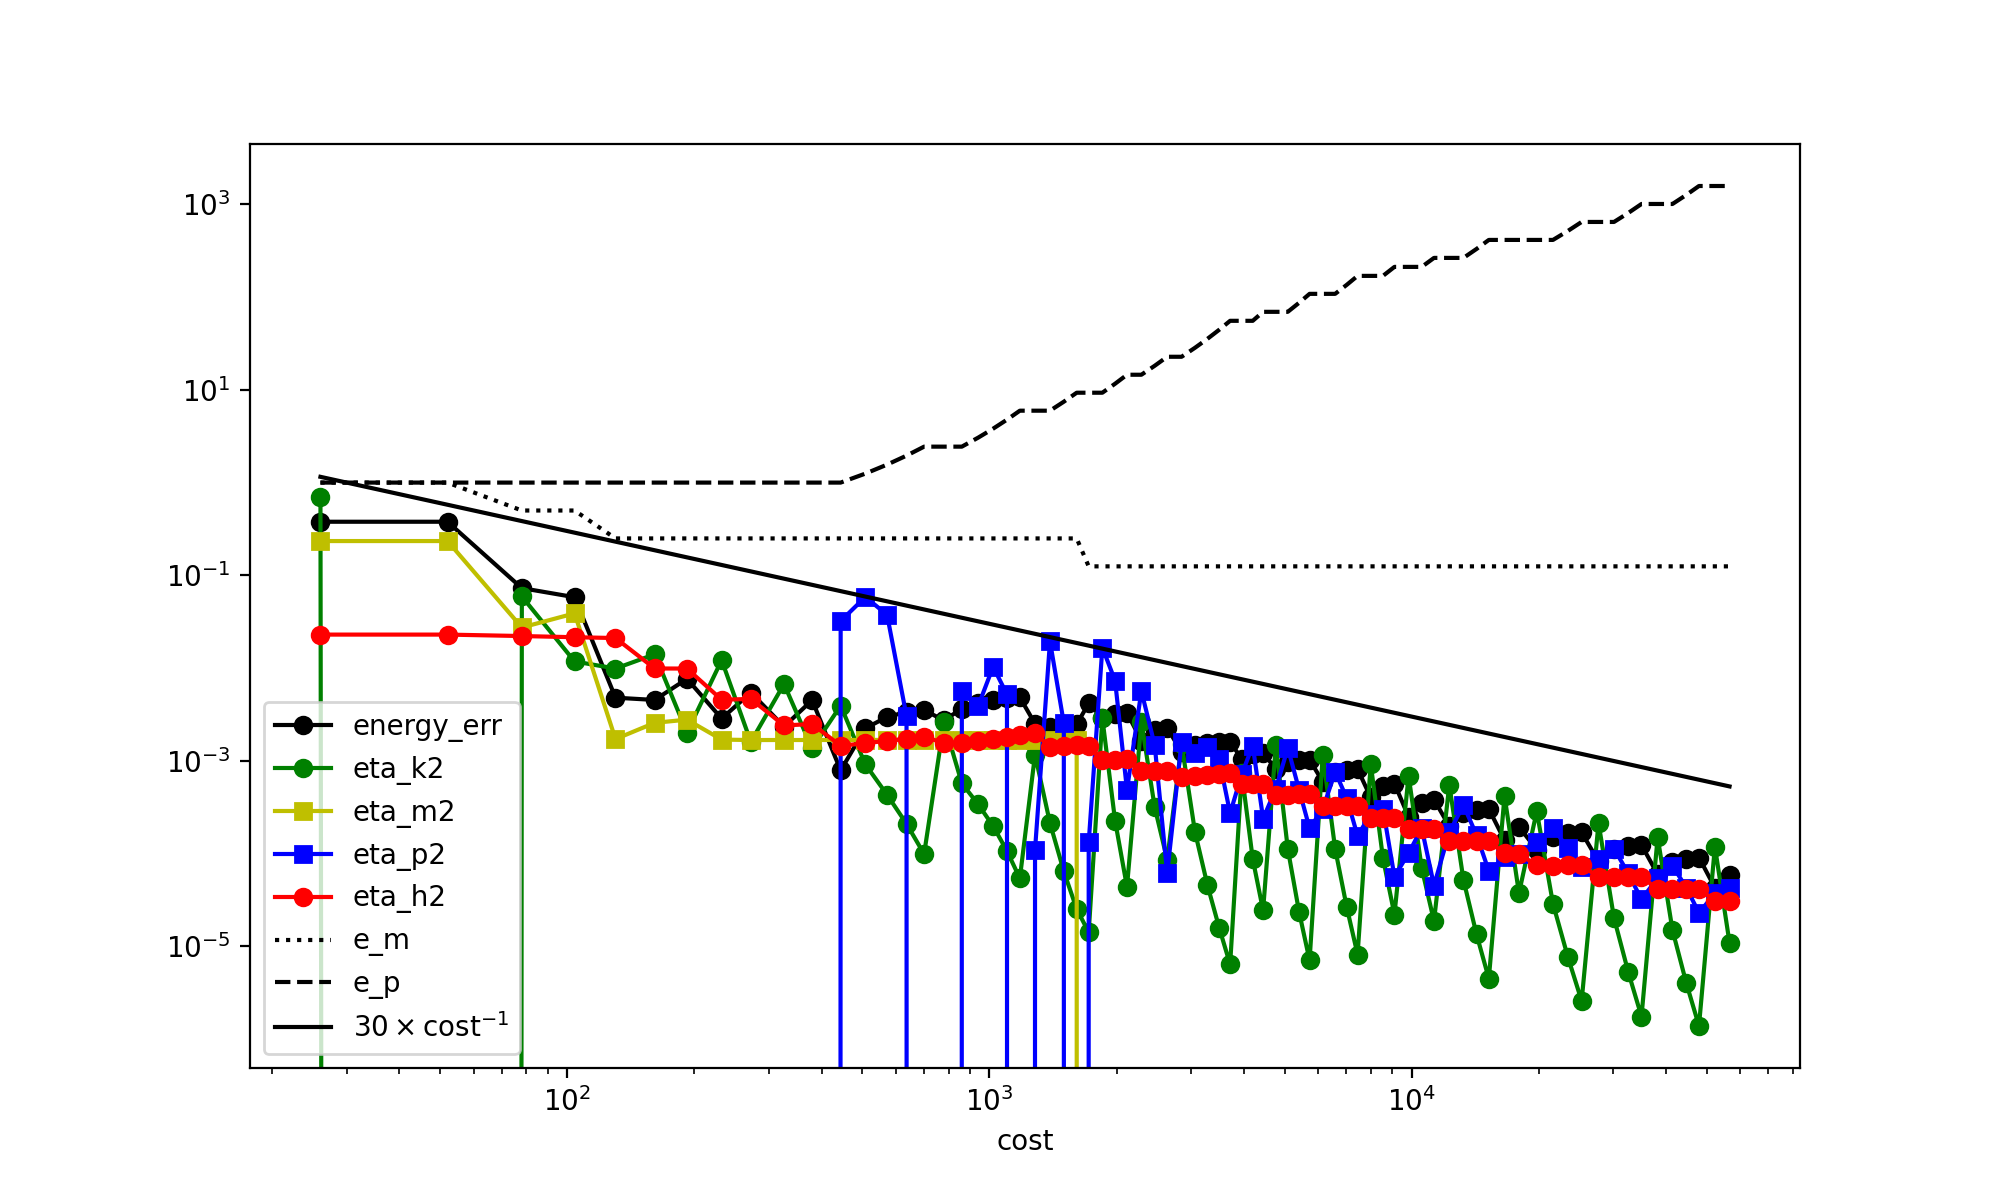

This figure's Python source:
import firedrake
from firedrake import (
    Constant, DirichletBC, Function, FunctionSpace, SpatialCoordinate,
    TestFunction, TrialFunction, assemble, conditional, div, dx, dS, grad,
    inner, solve, sqrt, max_value, min_value, CellDiameter, FacetArea,
    jump, avg, AdaptiveMeshHierarchy, AdaptiveTransferManager
)
import matplotlib.pyplot as plt
import numpy as np
from netgen.geom2d import SplineGeometry

# Parameters 
N, p = 4, 4/3
max_iters, tol_energy = 75, 1e-7
dorfler_theta = 0.2
max_refinements = 50

# Relaxation & estimator updates
eps_minus, eps_plus = 1.0, 1.0
theta_minus, theta_plus = 0.5, 1.25
delta_factor_minus, delta_factor_plus = 1e-6, 1e6

atm = AdaptiveTransferManager()

 
def make_initial_mesh(N):
    geo = SplineGeometry()
    geo.AddRectangle(p1=(-1, -1), p2=(1, 1), bc="outer", leftdomain=1, rightdomain=0)
    return firedrake.Mesh(geo.GenerateMesh(maxh=2/N))

def build_problem(mesh):
    V = FunctionSpace(mesh, "CG", 1)
    X, Y = SpatialCoordinate(mesh)
    r = sqrt(X**2 + Y**2)
    alpha = 1 - 1/p
    u_exact_expr = r**alpha - 1
    u_exact = Function(V, name="u_exact").interpolate(u_exact_expr)
    grad_e = grad(u_exact_expr)
    f_expr = -div((inner(grad_e, grad_e)**(p/2 - 1)) * grad_e)
    
    return V, u_exact_expr, u_exact, f_expr


def grad_norm(w): return sqrt(inner(grad(w), grad(w)))
def clip(t, e_m, e_p): return max_value(min_value(t, e_p), e_m)

def kappa_eps(t, e_m, e_p):
    c = clip(t, e_m, e_p)
    return 0.5 * c**(p-2) * (t**2) + (1/p - 0.5) * c**p

def phi_eps_dual(t, e_m, e_p):
    return conditional(
        t <= e_m**(p - 1),
        0.5 * e_m**(2 - p) * (t**2),
        conditional(
            t <= e_p**(p - 1),
            ((p - 1)/p) * (t**(p/(p - 1))) + (1/p - 0.5) * (e_m**p),
            0.5 * e_p**(2 - p) * (t**2) - (1/p - 0.5) * (e_p**p - e_m**p)
        )
    )

# Energies & Estimators 
def calc_energies(w, f_expr, e_m, e_p):
    g = grad_norm(w)
    J_exact = assemble((1/p) * g**p * dx - f_expr * w * dx)
    J_rel = assemble(kappa_eps(g, e_m, e_p) * dx - f_expr * w * dx)
    return J_exact, J_rel

def calc_eta_pm(w, e_m, e_p, is_plus=False):
    d_m, d_p = delta_factor_minus * e_m, delta_factor_plus * e_p
    g = grad_norm(w)
    cond = g > e_p if is_plus else g < e_m
    integrand = conditional(cond, kappa_eps(g, e_m, e_p) - kappa_eps(g, d_m, d_p), 0)
    return assemble(integrand * dx) * (10**3 if is_plus else 1.0)

def eta_kac_squared(u_old, u_new, e_m, e_p):
    alpha = clip(grad_norm(u_old), e_m, e_p)
    argument = alpha**(p-2) * grad_norm(u_old - u_new)
    return assemble(phi_eps_dual(argument, clip(alpha, e_m, e_p), e_p) * dx)

def eta_h_squared(w, f_expr, e_m, e_p):
    mesh = w.function_space().mesh()
    DG0 = FunctionSpace(mesh, "DG", 0)
    q = TestFunction(DG0)
    
    alpha = grad_norm(w)
    vol_density = phi_eps_dual(CellDiameter(mesh) * sqrt(f_expr**2), clip(alpha, e_m, e_p), e_p)
    
    Veps = clip(alpha, e_m, e_p)**(p/2 - 1) * grad(w)
    jump_density = avg(FacetArea(mesh)) * inner(jump(Veps), jump(Veps))
    
    eta2_T = Function(DG0)
    eta2_T.dat.data[:] = assemble(vol_density * q * dx).dat.data_ro[:]
    eta2_T.dat.data[:] += assemble(jump_density * (q("+") + q("-")) * dS).dat.data_ro[:]
    eta2_T.dat.data[:] = np.maximum(eta2_T.dat.data[:], 0.0) * 1e-3
    
    return float(np.sum(eta2_T.dat.data_ro)), eta2_T

# Dörfler Marking 
def dorfler_marking(eta2_T, theta):
    eta2 = np.maximum(eta2_T.dat.data_ro.copy(), 0.0)
    total = np.sum(eta2)
    marker = Function(eta2_T.function_space())
    marker.assign(0.0)
    
    if total <= 0.0: return marker, 0.0, total
    
    order = np.argsort(-eta2)
    accum = np.cumsum(eta2[order])
    cutoff = np.searchsorted(accum, theta * total)
    
    marked = order[:cutoff + 1]
    marker.dat.data[marked] = 1.0
    return marker, accum[cutoff], total

# Solver
mesh = make_initial_mesh(N)
amh = AdaptiveMeshHierarchy(mesh)
V, u_exact_expr, u_exact, f_expr = build_problem(mesh)

u_old = Function(V, name="u_0").assign(0)
bc = DirichletBC(V, u_exact_expr, "on_boundary")
bc.apply(u_old)
history, cost, num_refinements = [], 0, 0
J_exact_ref, _ = calc_energies(u_exact, f_expr, eps_minus, eps_plus)

for n in range(max_iters):
    # Kachanov step
    u_new, u_trial, v_test = Function(V), TrialFunction(V), TestFunction(V)
    coeff = clip(grad_norm(u_old), eps_minus, eps_plus)**(p-2)
    
    solve(
        inner(coeff * grad(u_trial), grad(v_test)) * dx == f_expr * v_test * dx,
        u_new, bcs=bc,
        solver_parameters={"pc_type": "lu", "pc_factor_mat_solver_type": "mumps"}
    )
    
    # Compute Estimators
    cost += V.dim()
    eta_m2 = calc_eta_pm(u_new, eps_minus, eps_plus, is_plus=False)
    eta_p2 = calc_eta_pm(u_new, eps_minus, eps_plus, is_plus=True)
    eta_k2 = eta_kac_squared(u_old, u_new, eps_minus, eps_plus)
    eta_h2, eta_h2_cell = eta_h_squared(u_new, f_expr, eps_minus, eps_plus)
    _, J_rel = calc_energies(u_new, f_expr, eps_minus, eps_plus)
    
    err_val = J_rel - J_exact_ref
    
    print(f"n={n:2d} | cost={cost:6d} | err={err_val:8.2e} | "
          f"η_m²={eta_m2:8.2e} η_p²={eta_p2:8.2e} η_k²={eta_k2:8.2e} η_h²={eta_h2:8.2e} | "
          f"ε-={eps_minus:8.2e} ε+={eps_plus:8.2e} | refs={num_refinements}")

    history.append((cost, err_val, eta_k2, eta_m2, eta_p2, eta_h2, eps_minus, eps_plus))
    if abs(err_val) < tol_energy:
        print(f"Converged in {n} iterations.")
        break

    errors = {"m": float(eta_m2), "p": float(eta_p2), "k": float(eta_k2), "h": float(eta_h2)}
    largest = max(errors, key=errors.get)

    if largest == "m":
        eps_minus *= theta_minus
        u_old.assign(u_new)
    elif largest == "p":
        eps_plus *= theta_plus
        u_old.assign(u_new)
    elif largest == "h":
        marker, marked_sum, total_sum = dorfler_marking(eta_h2_cell, dorfler_theta)
        
        if num_refinements < max_refinements:
            mesh = mesh.refine_marked_elements(marker)
            amh.add_mesh(mesh)
            num_refinements += 1
            
            V, u_exact_expr, u_exact, f_expr = build_problem(mesh)
            bc = DirichletBC(V, u_exact_expr, "on_boundary")
            J_exact_ref, _ = calc_energies(u_exact, f_expr, eps_minus, eps_plus)
            
            u_old = Function(V)
            atm.prolong(u_new, u_old)
            bc.apply(u_old)
        else:
            u_old.assign(u_new)
    else:  # largest == "k"
        u_old.assign(u_new)

# Visualization 
history = np.array(history)
costs = history[:, 0]
ref_line = 30 * costs**(-1.0)

plt.figure(figsize=(10, 6))
plt.loglog(costs, np.abs(history[:, 1]), "ko-", label="energy_err")
plt.loglog(costs, history[:, 2], "go-", label="eta_k2")
plt.loglog(costs, history[:, 3], "ys-", label="eta_m2")
plt.loglog(costs, history[:, 4], "bs-", label="eta_p2")
plt.loglog(costs, history[:, 5], "ro-", label="eta_h2")
plt.loglog(costs, history[:, 6], "k:", label="e_m")
plt.loglog(costs, history[:, 7], "k--", label="e_p")
plt.loglog(costs, ref_line, "k-", label=r"$30 \times \text{cost}^{-1}$")

plt.xlabel("cost")
plt.legend(loc="lower left")
plt.savefig("needle_p_4_3.png", dpi=200)
